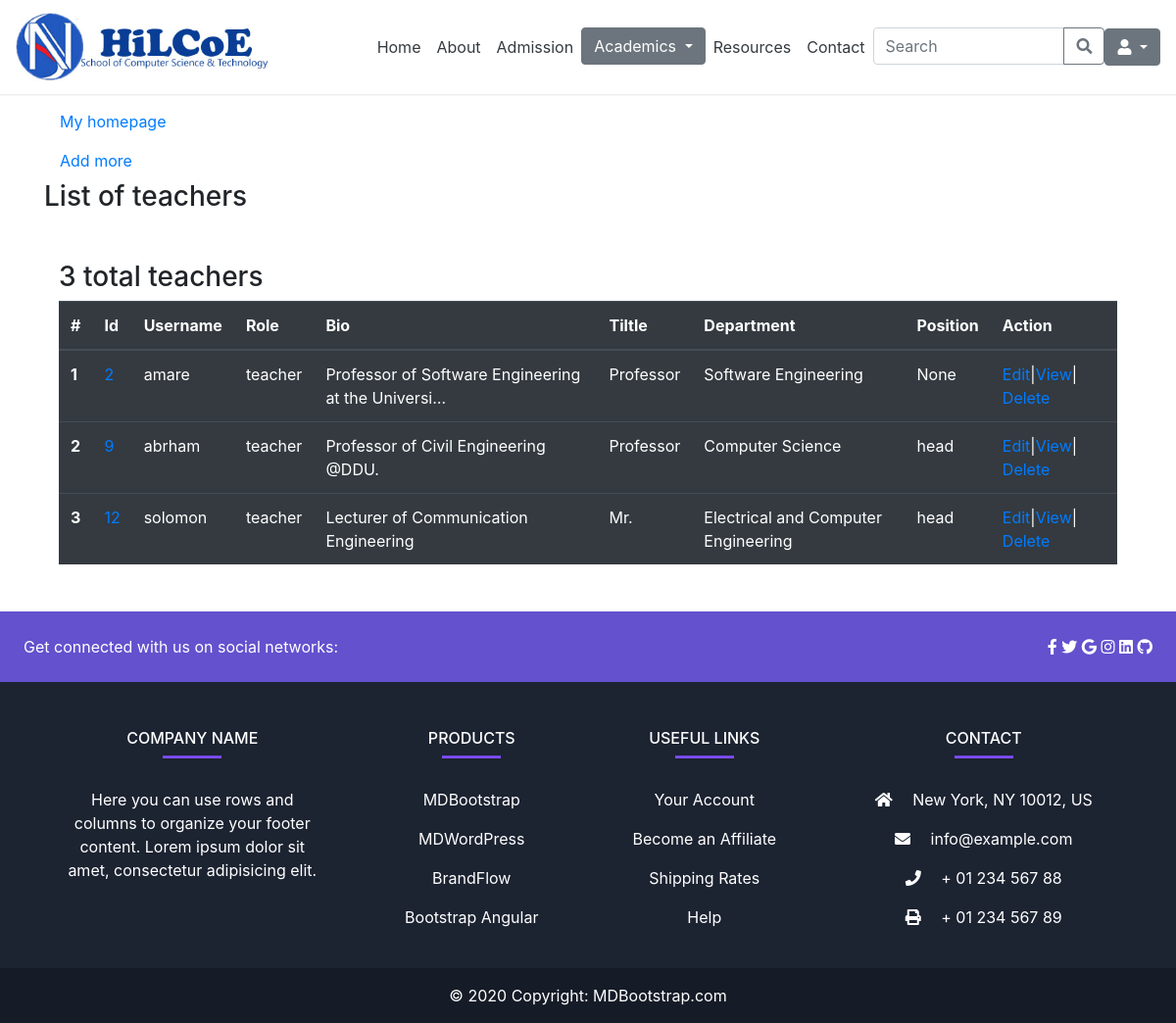
/admin_app/teacher_list/, run on an earlier commit of the app's database.
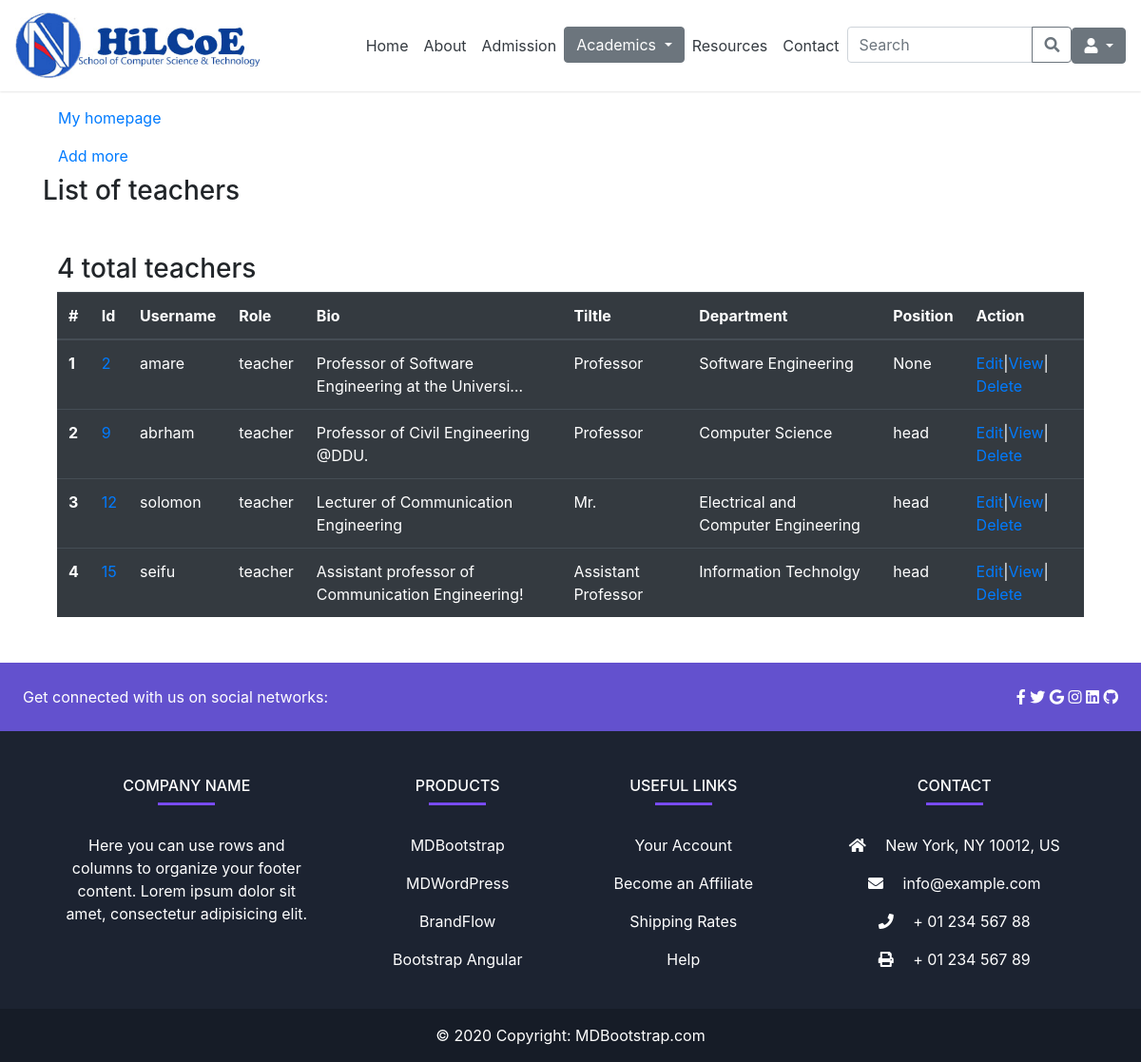
And on a later commit of the database.
### admin_app/models.py (models this page shows, shortened)
class UserProfile(models.Model):
    user = models.OneToOneField(User, on_delete=models.CASCADE)
    bio = models.TextField(default='Enter your bio briefly')
    role = models.CharField(max_length=20, choices=roles)
    department = models.ForeignKey(Department, on_delete=models.CASCADE, null=True, blank=True)
    academic_year = models.CharField(max_length=20, choices=year, null=True, blank=True)
    semester = models.CharField(max_length=20, choices=semester, null=True, blank=True)
    title = models.CharField(max_length=20, choices=title_choices, null=True, blank=True)
    stream = models.ForeignKey(Stream, on_delete=models.CASCADE, null=True, blank=True)
    program = models.ForeignKey(Program, on_delete=models.CASCADE, null=True, blank=True)
    position = models.CharField(max_length=50, choices=position, null=True, blank=True)

class Department(models.Model):
  name = models.CharField(max_length=50, null=True, blank=True)
  department_head = models.CharField(max_length=50, null=True, blank=True)
  def __str__(self):
        return self.name if self.name else "Unnamed Stream"

### admin_app/views.py (the view)
# urls.py: path('teacher_list/', views.teacher_list, name='teacher-list'),
def teacher_list(request):
   teachers = UserProfile.objects.filter(role='teacher')
   number_of_teachers = teachers.count()
   context = {
      'teachers': teachers,
      'number_of_teachers': number_of_teachers,
   }
   return render(request, 'admin_app/teacher/teacher_list.html', context)

### templates/admin_app/teacher/teacher_list.html (shortened to what this page needs)
{% extends 'base.html' %}
{% block content %}
<div class="container my-5">
    <a class="nav-link text-black" href="{% if user.is_superuser or user.is_staff %}
            {% url 'admin-dashboard' %}
            {% else %}
                {% url 'cs-bsc' %}
            {% endif %}">My homepage
    </a>
    <a class="nav-link text-black" href="{% url 'add-teacher' %}"> Add more </a>
    <h3>List of teachers </h3>
    <div class="container my-5">
        <h3>{{ number_of_teachers }} total teachers </h3>
        <table class="table table-dark">
          <thead>
            <tr>
              <th scope="col">#</th>
              <th scope="col">Id</th>
              <th scope="col"> Username </th>
              <th scope="col">Role</th>
              <th scope="col">Bio</th>
              <th scope="col">Tiltle</th>
              <th scope="col">Department</th>
              <th scope="col">Position</th>
              <th scope="col">Action</th>
            </tr>
          </thead>
          <tbody>
            {% for teacher in teachers %}
            <tr>
              <th scope="row">{{ forloop.counter }}</th>
              <td><a href="{% url 'teacher-detail' teacher_id=teacher.pk %}">{{ teacher.pk }}</a></td>
              <td>{{ teacher.user.username }}</td>
              <td>{{ teacher.role }}</td>
              <td>{{ teacher.bio|truncatechars:50 }}</td>
              <td> {{ teacher.title }} </td>
              <td> {{ teacher.department }} </td>
              <td> {{ teacher.position }} </td>
              <td><a href="{% url 'teacher-edit' teacher_id=teacher.pk %}">Edit</a>|<a href="{% url 'teacher-detail' teacher_id=teacher.pk %}">View</a>|
                <a href="{% url 'teacher-delete' teacher_id=teacher.pk %}">Delete</a></td>
            </tr>
            {% endfor %}
          </tbody>
        </table>
    </div>
    </div>
{% endblock %}

### templates/base.html (shortened to what this page needs)
{% load static %}
<!doctype html>
<html lang="en">
  <head>
    <link rel="stylesheet" href="https://cdn.jsdelivr.net/npm/bootstrap@4.2.1/dist/css/bootstrap.min.css">
    <link rel="stylesheet" href="https://cdnjs.cloudflare.com/ajax/libs/font-awesome/5.15.4/css/all.min.css">
  </head>
  <body>
    {% include 'navbar.html' %}
    <div class="container-fluid px-0">
        {% block content %}
        {% endblock %}
      {% include 'footer.html' %}
    </div>
  </body>
</html>

### templates/navbar.html (shortened to what this page needs)
{% load static %}
<nav class="navbar navbar-expand-lg navbar-dark bg-primary">
    <ul class="navbar-nav ml-auto">
      <li class="nav-item active mr-auto">
        <a class="nav-link" href="#">Tel : +251 111 559769. E: info@hilcoe.net </a>
      </li>
      <li class="nav-item">
        <a class="nav-link bg-danger" href="#">Notice Board +</a>
      </li>
    </ul>
</nav>
<nav class="navbar navbar-expand-lg bg-white fixed-top">
  <a class="navbar-brand" href="{% url 'home' %}"><img src="{% static '/website/logo-hilcoe.jpg' %}" class="w-75"></a>
  <div class="collapse navbar-collapse" id="navbarSupportedContent">
    <ul class="navbar-nav mr-auto">
      <li class="nav-item active">
        <a class="nav-link text-dark" href="{% url 'home' %}">Home <span class="sr-only">(current)</span></a>
      </li>
      <li class="nav-item">
        <a class="nav-link text-dark" href="{% url 'about' %}">About</a>
      </li>
      <li class="nav-item">
        <a class="nav-link text-dark" href="{% url 'admission' %}">Admission</a>
      </li>
      <div class="dropdown">
        <button class="btn btn-secondary dropdown-toggle" type="button" id="dropdownMenuButton" data-toggle="dropdown" aria-haspopup="true" aria-expanded="false">
          Academics
        </button>
      </div>
      <li class="nav-item">
        <a class="nav-link text-dark" href="#">Resources</a>
      </li>
      <li class="nav-item">
        <a class="nav-link text-dark" href="{% url 'contact-us' %}">Contact</a>
      </li>
      <li class="nav-item input-group">
        <input type="text" class="form-control" placeholder="Search">
        <div class="input-group-append">
          <button class="btn btn-outline-secondary btn-custom" type="button">
            <i class="fa fa-search"></i>
          </button>
        </div>
      </li>
    </ul>
    {% if user.is_authenticated %}
      <div class="dropdown">
        <button class="btn btn-secondary dropdown-toggle" type="button" id="dropdownMenuButton" data-toggle="dropdown" aria-haspopup="true" aria-expanded="false">
          <i class="fa fa-user" aria-hidden="true"></i>
        </button>
        <div class="dropdown-menu dropdown-menu-right bg-secondary" aria-labelledby="dropdownMenuButton">
          <a class="nav-link text-white" href="{% url 'logout' %}">Logout</a>
          <a class="nav-link text-white" href="{% url 'edit-profile' %}">Edit profile</a>
          <a class="nav-link text-white" href="{% url 'change-password' %}">Change password</a>
          <a class="nav-link text-white" href="{% url 'reset_password' %}">Reset your password?</a>
          {% if user.userprofile.role %}
            <a class="nav-link text-white" href="{% url 'admin-dashboard' %}">
              My homepage
            </a>
          {% endif %}
        </div>
      </div>
    {% else %}
      <div class="dropdown">
        <button class="btn btn-secondary dropdown-toggle" type="button" id="dropdownMenuButton" data-toggle="dropdown" aria-haspopup="true" aria-expanded="false">
          <i class="fa fa-user" aria-hidden="true"></i>
        </button>
      </div>
    {% endif %}
  </div>
</nav>

### templates/footer.html
 <div class="container-fluid mt-5 px-0">
  <footer
          class="text-center text-lg-start text-white"
          style="background-color: #1c2331"
          >
    <section
             class="d-flex justify-content-between p-4"
             style="background-color: #6351ce"
             >
      <div class="me-5">
        <span>Get connected with us on social networks:</span>
      </div>
      <div>
        <a href="" class="text-white me-4">
          <i class="fab fa-facebook-f"></i>
        </a>
        <a href="" class="text-white me-4">
          <i class="fab fa-twitter"></i>
        </a>
        <a href="" class="text-white me-4">
          <i class="fab fa-google"></i>
        </a>
        <a href="" class="text-white me-4">
          <i class="fab fa-instagram"></i>
        </a>
        <a href="" class="text-white me-4">
          <i class="fab fa-linkedin"></i>
        </a>
        <a href="" class="text-white me-4">
          <i class="fab fa-github"></i>
        </a>
      </div>
    </section>
    <section class="">
      <div class="container text-center text-md-start mt-5">
        <div class="row mt-3">
          <div class="col-md-3 col-lg-4 col-xl-3 mx-auto mb-4">
            <h6 class="text-uppercase fw-bold">Company name</h6>
            <hr
                class="mb-4 mt-0 d-inline-block mx-auto"
                style="width: 60px; background-color: #7c4dff; height: 2px"
                />
            <p>
              Here you can use rows and columns to organize your footer
              content. Lorem ipsum dolor sit amet, consectetur adipisicing
              elit.
            </p>
          </div>
          <div class="col-md-2 col-lg-2 col-xl-2 mx-auto mb-4">
            <h6 class="text-uppercase fw-bold">Products</h6>
            <hr
                class="mb-4 mt-0 d-inline-block mx-auto"
                style="width: 60px; background-color: #7c4dff; height: 2px"
                />
            <p>
              <a href="#!" class="text-white">MDBootstrap</a>
            </p>
            <p>
              <a href="#!" class="text-white">MDWordPress</a>
            </p>
            <p>
              <a href="#!" class="text-white">BrandFlow</a>
            </p>
            <p>
              <a href="#!" class="text-white">Bootstrap Angular</a>
            </p>
          </div>
          <div class="col-md-3 col-lg-2 col-xl-2 mx-auto mb-4">
            <h6 class="text-uppercase fw-bold">Useful links</h6>
            <hr
                class="mb-4 mt-0 d-inline-block mx-auto"
                style="width: 60px; background-color: #7c4dff; height: 2px"
                />
            <p>
              <a href="#!" class="text-white">Your Account</a>
            </p>
            <p>
              <a href="#!" class="text-white">Become an Affiliate</a>
            </p>
            <p>
              <a href="#!" class="text-white">Shipping Rates</a>
            </p>
            <p>
              <a href="#!" class="text-white">Help</a>
            </p>
          </div>
          <div class="col-md-4 col-lg-3 col-xl-3 mx-auto mb-md-0 mb-4">
            <h6 class="text-uppercase fw-bold">Contact</h6>
            <hr
                class="mb-4 mt-0 d-inline-block mx-auto"
                style="width: 60px; background-color: #7c4dff; height: 2px"
                />
            <p><i class="fas fa-home mr-3"></i> New York, NY 10012, US</p>
            <p><i class="fas fa-envelope mr-3"></i> info@example.com</p>
            <p><i class="fas fa-phone mr-3"></i> + 01 234 567 88</p>
            <p><i class="fas fa-print mr-3"></i> + 01 234 567 89</p>
          </div>
        </div>
      </div>
    </section>
    <div
         class="text-center p-3"
         style="background-color: rgba(0, 0, 0, 0.2)"
         >
      © 2020 Copyright:
      <a class="text-white" href="https://mdbootstrap.com/"
         >MDBootstrap.com</a
        >
    </div>
  </footer>
</div>

### templates/base.html (style rules this page uses)
.navbar { box-shadow: 0 1px 2px rgba(0, 0, 0, 0.1); }
.btn-custom { height: calc(2.25rem + 2px); }

What changed in the data, as far as the page shows it:
added UserProfile: pk "15", user.username "seifu", role "teacher", bio "Assistant professor of Communication Engineering!", title "Assistant Professor", department "Information Technolgy", position "head"
Also different on the page:
{{ number_of_teachers }}: "3" → "4"
